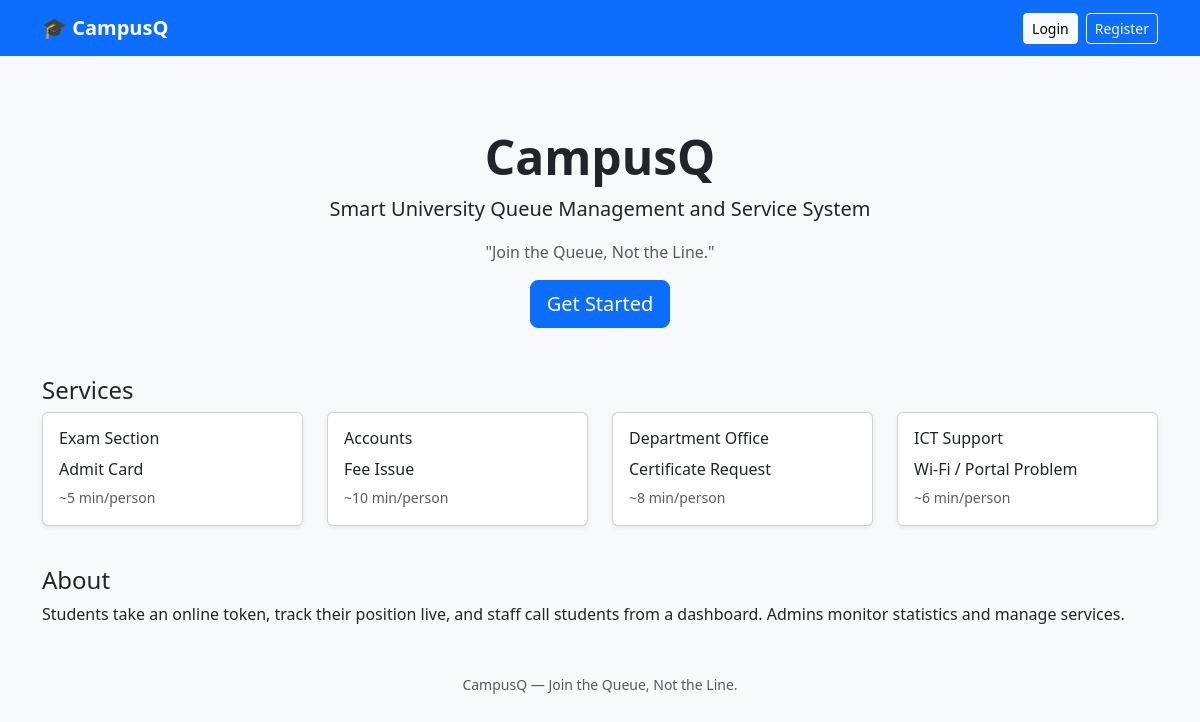
The page / on the database its author committed.
### tables this page shows
CREATE TABLE services(id INT AUTO_INCREMENT PRIMARY KEY, department VARCHAR(60), name VARCHAR(80), code VARCHAR(4), avg_min INT DEFAULT 5);

### index.php (the view, shortened to what this page needs)
<?php require 'inc.php'; top(); $s=q("SELECT * FROM services")->fetchAll(); ?>
<div class="text-center py-5"><h1 class="display-5 fw-bold">CampusQ</h1><p class="lead">Smart University Queue Management and Service System</p><p class="text-muted">"Join the Queue, Not the Line."</p><a href="register.php" class="btn btn-primary btn-lg">Get Started</a></div>
<h4>Services</h4><div class="row"><?php foreach($s as $x): ?><div class="col-md-3 mb-3"><div class="card h-100 shadow-sm"><div class="card-body"><h6><?=h($x['department'])?></h6><p class="mb-1"><?=h($x['name'])?></p><small class="text-muted">~<?=$x['avg_min']?> min/person</small></div></div></div><?php endforeach; ?></div>
<h4 class="mt-4">About</h4><p>Students take an online token, track their position live, and staff call students from a dashboard. Admins monitor statistics and manage services.</p>

### rows shown on the page
services: department "Exam Section", name "Admit Card", avg_min "5"
services: department "Accounts", name "Fee Issue", avg_min "10"
services: department "Department Office", name "Certificate Request", avg_min "8"
services: department "ICT Support", name "Wi-Fi / Portal Problem", avg_min "6"
